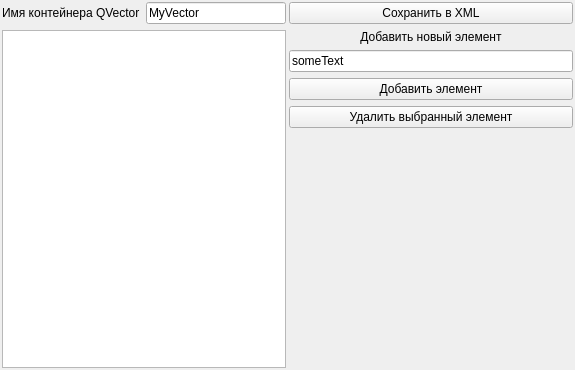
<?xml version="1.0" encoding="UTF-8"?>
<ui version="4.0">
 <class>xmlApp</class>
 <widget class="QWidget" name="xmlApp">
  <property name="geometry">
   <rect>
    <x>0</x>
    <y>0</y>
    <width>575</width>
    <height>370</height>
   </rect>
  </property>
  <property name="windowTitle">
   <string>XML Application</string>
  </property>
  <layout class="QGridLayout" name="gridLayout">
   <property name="leftMargin">
    <number>2</number>
   </property>
   <property name="topMargin">
    <number>2</number>
   </property>
   <property name="rightMargin">
    <number>2</number>
   </property>
   <property name="bottomMargin">
    <number>2</number>
   </property>
   <property name="horizontalSpacing">
    <number>6</number>
   </property>
   <item row="0" column="0">
    <layout class="QHBoxLayout" name="horizontalLayout_2">
     <property name="spacing">
      <number>3</number>
     </property>
     <item>
      <layout class="QVBoxLayout" name="verticalLayout_2">
       <item>
        <layout class="QHBoxLayout" name="horizontalLayout">
         <item>
          <widget class="QLabel" name="label">
           <property name="text">
            <string>Имя контейнера QVector</string>
           </property>
          </widget>
         </item>
         <item>
          <widget class="QLineEdit" name="lineEdit">
           <property name="text">
            <string>MyVector</string>
           </property>
          </widget>
         </item>
        </layout>
       </item>
       <item>
        <widget class="QListView" name="listView"/>
       </item>
      </layout>
     </item>
     <item>
      <layout class="QVBoxLayout" name="verticalLayout">
       <item>
        <widget class="QPushButton" name="PB_saveVector">
         <property name="text">
          <string>Сохранить в XML</string>
         </property>
        </widget>
       </item>
       <item>
        <widget class="QLabel" name="label_2">
         <property name="text">
          <string>Добавить новый элемент</string>
         </property>
         <property name="alignment">
          <set>Qt::AlignCenter</set>
         </property>
        </widget>
       </item>
       <item>
        <widget class="QLineEdit" name="LE_elementName">
         <property name="text">
          <string>someText</string>
         </property>
        </widget>
       </item>
       <item>
        <widget class="QPushButton" name="PB_addElement">
         <property name="text">
          <string>Добавить элемент</string>
         </property>
        </widget>
       </item>
       <item>
        <widget class="QPushButton" name="PB_deleteElement">
         <property name="text">
          <string>Удалить выбранный элемент</string>
         </property>
        </widget>
       </item>
       <item>
        <spacer name="verticalSpacer">
         <property name="orientation">
          <enum>Qt::Vertical</enum>
         </property>
         <property name="sizeHint" stdset="0">
          <size>
           <width>20</width>
           <height>40</height>
          </size>
         </property>
        </spacer>
       </item>
      </layout>
     </item>
    </layout>
   </item>
  </layout>
 </widget>
 <layoutdefault spacing="6" margin="11"/>
 <resources/>
 <connections/>
</ui>
